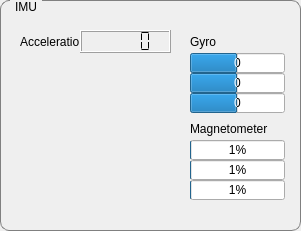
   <widget class="QGroupBox" name="groupAccelerometer">
    <property name="geometry">
     <rect>
      <x>650</x>
      <y>10</y>
      <width>301</width>
      <height>231</height>
     </rect>
    </property>
    <property name="styleSheet">
     <string notr="true">QGroupBox {
	border: 1px solid gray;
	border-radius: 9px;
	margin-top: 0.5em;
}

QGroupBox::title {
    subcontrol-origin: margin;
    left: 10px;
    padding: 0 3px 0 3px;
}
</string>
    </property>
    <property name="title">
     <string>IMU</string>
    </property>
    <widget class="QLabel" name="lblAcc">
     <property name="geometry">
      <rect>
       <x>20</x>
       <y>30</y>
       <width>61</width>
       <height>23</height>
      </rect>
     </property>
     <property name="text">
      <string>Acceleration</string>
     </property>
    </widget>
    <widget class="QLCDNumber" name="lcdAcceleration">
     <property name="geometry">
      <rect>
       <x>80</x>
       <y>30</y>
       <width>91</width>
       <height>23</height>
      </rect>
     </property>
     <property name="segmentStyle">
      <enum>QLCDNumber::Flat</enum>
     </property>
    </widget>
    <widget class="QWidget" name="verticalLayoutWidget">
     <property name="geometry">
      <rect>
       <x>20</x>
       <y>70</y>
       <width>151</width>
       <height>141</height>
      </rect>
     </property>
     <layout class="QVBoxLayout" name="layoutOpenGL"/>
    </widget>
    <widget class="QLabel" name="lblGyro">
     <property name="geometry">
      <rect>
       <x>190</x>
       <y>30</y>
       <width>81</width>
       <height>23</height>
      </rect>
     </property>
     <property name="text">
      <string>Gyro</string>
     </property>
    </widget>
    <widget class="QProgressBar" name="progressGyroX">
     <property name="geometry">
      <rect>
       <x>190</x>
       <y>53</y>
       <width>95</width>
       <height>20</height>
      </rect>
     </property>
     <property name="styleSheet">
      <string notr="true">QProgressBar {
    text-align: center;
}</string>
     </property>
     <property name="minimum">
      <number>-32768</number>
     </property>
     <property name="maximum">
      <number>32768</number>
     </property>
     <property name="value">
      <number>0</number>
     </property>
     <property name="invertedAppearance">
      <bool>false</bool>
     </property>
     <property name="format">
      <string>%v</string>
     </property>
    </widget>
    <widget class="QProgressBar" name="progressGyroY">
     <property name="geometry">
      <rect>
       <x>190</x>
       <y>73</y>
       <width>95</width>
       <height>20</height>
      </rect>
     </property>
     <property name="styleSheet">
      <string notr="true">QProgressBar {
    text-align: center;
}</string>
     </property>
     <property name="minimum">
      <number>-32768</number>
     </property>
     <property name="maximum">
      <number>32768</number>
     </property>
     <property name="value">
      <number>0</number>
     </property>
     <property name="invertedAppearance">
      <bool>false</bool>
     </property>
     <property name="format">
      <string>%v</string>
     </property>
    </widget>
    <widget class="QProgressBar" name="progressGyroZ">
     <property name="geometry">
      <rect>
       <x>190</x>
       <y>93</y>
       <width>95</width>
       <height>20</height>
      </rect>
     </property>
     <property name="styleSheet">
      <string notr="true">QProgressBar {
    text-align: center;
}</string>
     </property>
     <property name="minimum">
      <number>-32768</number>
     </property>
     <property name="maximum">
      <number>32768</number>
     </property>
     <property name="value">
      <number>0</number>
     </property>
     <property name="invertedAppearance">
      <bool>false</bool>
     </property>
     <property name="format">
      <string>%v</string>
     </property>
    </widget>
    <widget class="QLabel" name="lblMagnetometer">
     <property name="geometry">
      <rect>
       <x>190</x>
       <y>117</y>
       <width>81</width>
       <height>23</height>
      </rect>
     </property>
     <property name="text">
      <string>Magnetometer</string>
     </property>
    </widget>
    <widget class="QProgressBar" name="progressMagnetY">
     <property name="geometry">
      <rect>
       <x>190</x>
       <y>160</y>
       <width>95</width>
       <height>20</height>
      </rect>
     </property>
     <property name="maximum">
      <number>2000</number>
     </property>
     <property name="value">
      <number>24</number>
     </property>
     <property name="invertedAppearance">
      <bool>false</bool>
     </property>
    </widget>
    <widget class="QProgressBar" name="progressMagnetX">
     <property name="geometry">
      <rect>
       <x>190</x>
       <y>140</y>
       <width>95</width>
       <height>20</height>
      </rect>
     </property>
     <property name="maximum">
      <number>2000</number>
     </property>
     <property name="value">
      <number>24</number>
     </property>
     <property name="invertedAppearance">
      <bool>false</bool>
     </property>
    </widget>
    <widget class="QProgressBar" name="progressMagnetZ">
     <property name="geometry">
      <rect>
       <x>190</x>
       <y>180</y>
       <width>95</width>
       <height>20</height>
      </rect>
     </property>
     <property name="maximum">
      <number>2000</number>
     </property>
     <property name="value">
      <number>24</number>
     </property>
     <property name="invertedAppearance">
      <bool>false</bool>
     </property>
    </widget>
   </widget>
